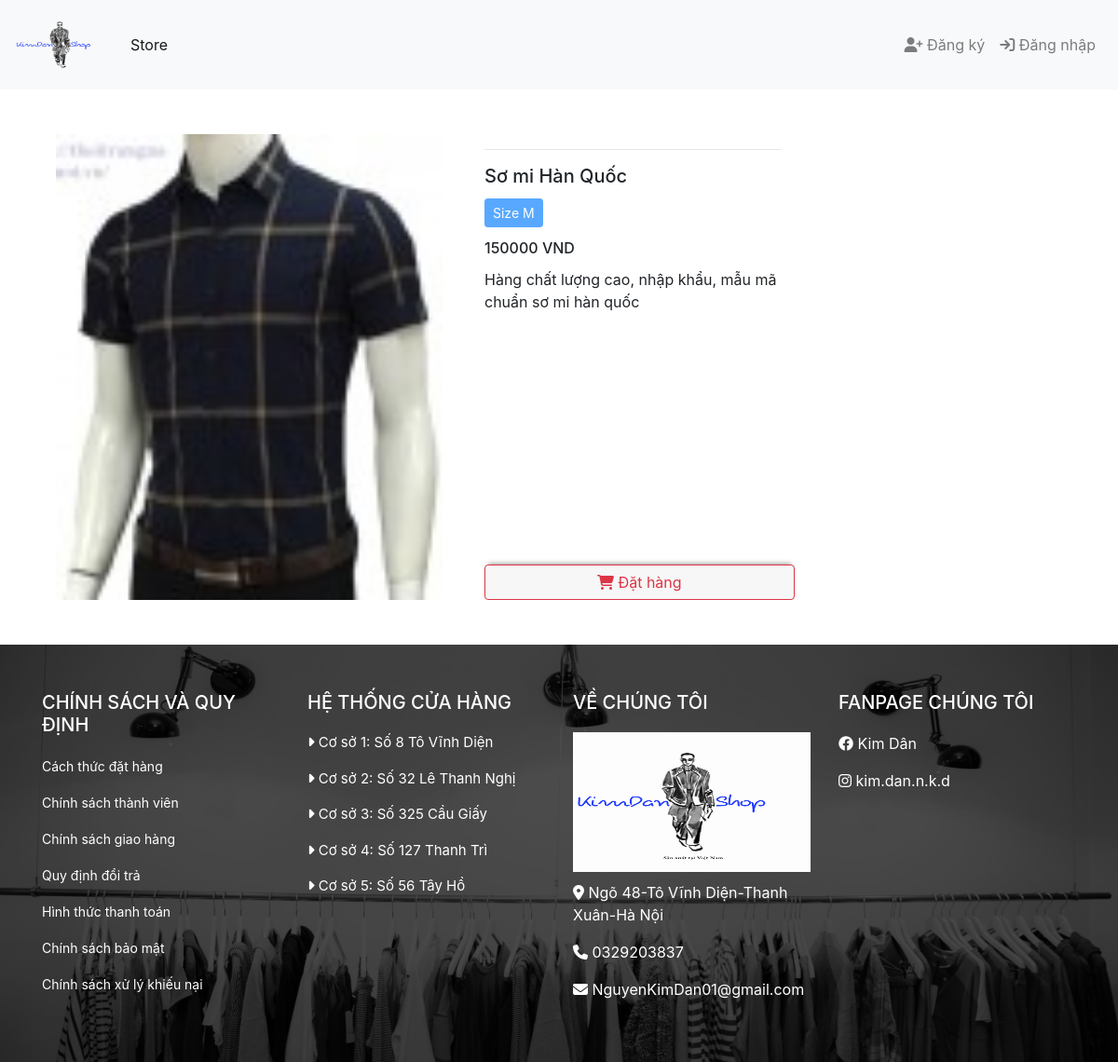
The page /?detail=1 on the database its author committed.
### SellClothes/models.py (models this page shows, shortened)
class Product(models.Model):
    name = models.CharField('Tên sản phẩm',max_length=50)
    price = models.IntegerField('Giá sản phẩm',default=0)
    category = models.ForeignKey(Category, on_delete=models.CASCADE, default=1,verbose_name='Loại sản phẩm')
    price_size=models.ForeignKey(Pricesize,on_delete=models.CASCADE, default=1,verbose_name='Khoảng giá')
    description = models.CharField('Mô tả',max_length=200, default='' , null=True , blank=True)
    image = models.ImageField('Ảnh',upload_to='static/images/')
    quantity=models.IntegerField('Số lượng hàng còn',default=200)
    quantity_sale=models.IntegerField('Số lượng đã bán',default=0)
    quantity_import=models.IntegerField('Số lượng mới nhập',default=0)
    discount=models.IntegerField('Giảm giá',null=False , default = 0)
    size_choices=[('S','S'),('M','M'),('L','L')]
    size=models.CharField('Size',choices=size_choices,max_length=10,default='M' , null=True , blank=True)
    date=models.DateField("Ngày đặt cuối",)
    time=models.TimeField('Thời gian đặt cuối',)
    class Meta:
        verbose_name_plural = "Sản phẩm"
    @staticmethod
    def get_product_by_id(ids):
        return Product.objects.filter(id__in=ids)

### SellClothes/views.py (the view, shortened to what this page needs)
# urls.py: path('', views.Index.as_view(), name='index'),
class Index(View):
    def get(self, request):
        cart=request.session.get('cart')
        if not cart:
            request.session['cart']={}
        product=None
        categories=Category.get_all_categories()
        categoryID=request.GET.get('category')
        size=request.GET.get('size')
        comment_id=request.GET.get('comment_id')
        price_size=request.GET.get('price')
        id_detail=request.GET.get('detail')
        if id_detail:
            return render(request,'detail.html',{'products':Product.get_product_by_id(id_detail)})
        elif comment_id:
            product_cmt=Product.get_product_by_id(comment_id)
            return render(request,'comments.html',{'products':product_cmt})
        elif price_size:
            product_pricesize=Product.get_all_products_by_pricesize(price_size)
            return render(request,'index.html',{'products':product_pricesize,'categories':categories})

### SellClothes/models.py (called while the page is built)
    @staticmethod
    def get_all_categories():
        return Category.objects.all()

### SellClothes/templatetags/cart.py (called while the page is built)
@register.filter(name='is_in_cart')
def is_in_cart(product ,cart):
    keys=cart.keys()
    for id in keys:
        if int(id)== product.id:
            return True
    return False;

### SellClothes/templates/detail.html (shortened to what this page needs)
{% extends 'base.html' %}
{% block content %}
{% load cart %}
{% load custom_filter%}
{% for product in products%}
<div class="container mt-5 mb-5">
    <div class='row'>
        <div class="col-lg-5">
                <div class="wrap">
                    <div class="item_detail" data-image="{{product.image.url}}"></div>
                </div>
        </div>
        <div class="col-lg-7">
            <div class="w-50">
                <hr>
                <h5 class="card-title">{{product.name}}</h5>
                <button type="button" class="btn btn-lg btn-primary btn-sm mb-10" disabled>Size
                    {{product.size}}</button>
                <p class="price weight_500 mb-10">{{product.price}} <span>VND</span></p>
                <p class="card-text">{{product.description}}</p>
            </div>
            <div class="card-footer p-0 no-gutters w-50">
                {% if product|is_in_cart:request.session.cart %}
                <div class="row no-gutters">
                    <form action="/#{{product.id}}" class="col-2" method="POST">
                        {%csrf_token%}
                        <input hidden type="text" name='product' value='{{product.id}}'>
                        <input hidden type="text" name='remove' value='True'>
                        <input type="submit" value=" - " class="btn btn-block btn-outline-danger">
                    </form>
                    <div class="text-center col form-control alert_cart"> {{product|cart_quantity:request.session.cart}}
                        sản phẩm trong
                        giỏ </div>
                    <form action="/#{{product.id}}" class="col-2" method="POST">
                        {%csrf_token%}
                        <input hidden type="text" name='product' value='{{product.id}}'>
                        <input type="submit" value=" + " class="btn btn-block btn-outline-danger">
                    </form>
                </div>
                {% else %}
                <form action="/#{{product.id}}" method="POST" class="btn-block">
                    <button type="submit" name="submit" class="float-light btn btn-outline-danger form-control btn_order"><i class="fa-solid fa-cart-shopping"></i> Đặt hàng</button>
                </form>
                {% endif %}
            </div>
        </div>
    </div>
</div>
{% endfor %}
{% endblock content %}

### SellClothes/static/css/Product.css (style rules this page uses)
.mb-10 { margin-bottom: 10px !important; }
.weight_500 { font-weight: 500; }
.card-footer { border: none; box-shadow: 0px -5px 5px -4px #999999; position: absolute; bottom: 0; width: 100%; }
.card-footer .btn-block { border-radius: 0; border: none; }

### SellClothes/static/css/detail.css (style rules this page uses)
.wrap { display: flex; justify-content: center; flex-wrap: wrap; }
.item_detail { width: 500px; height: 500px; margin: 0 15px; position: relative; overflow: hidden; }

### rows shown on the page
Product: name "Sơ mi Hàn Quốc", size "M", price "150000", description "Hàng chất lượng cao, nhập khẩu, mẫu mã chuẩn sơ mi hàn quốc"
